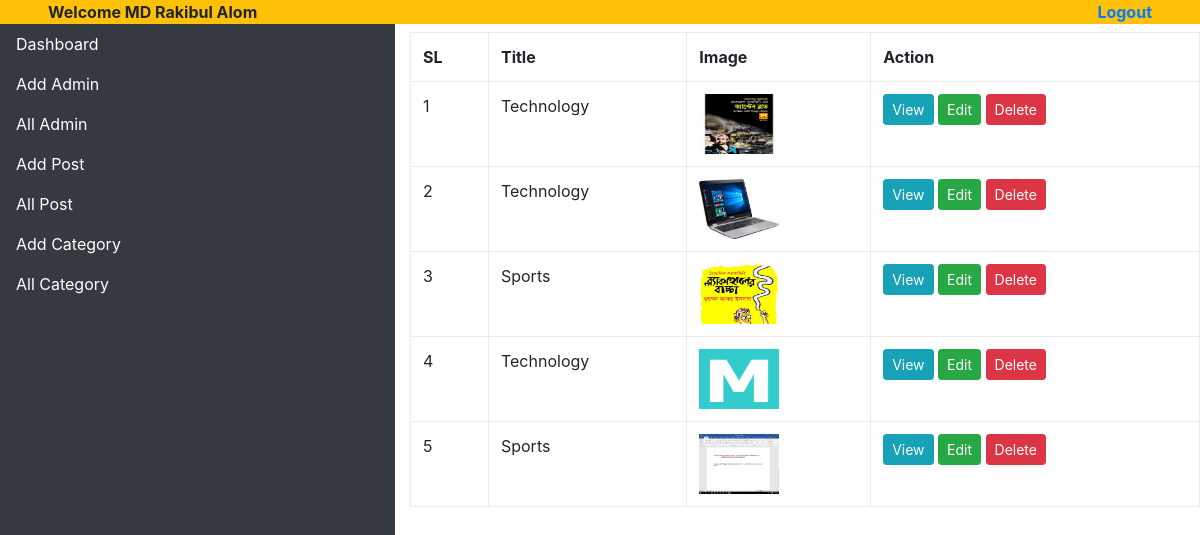
Page /adminpanel/all_post.php (signed in) on the committed database.
### tables this page shows
CREATE TABLE `post` (
  `post_id` int(11) NOT NULL,
  `post_title` varchar(255) NOT NULL,
  `cate_id` int(11) NOT NULL,
  `post_thumb` varchar(255) NOT NULL,
  `post_desc` text NOT NULL,
  `post_by` varchar(255) NOT NULL,
  `post_date` varchar(255) NOT NULL,
  `post_status` int(11) NOT NULL DEFAULT '1'
);

CREATE TABLE `categories` (
  `cate_id` int(11) NOT NULL,
  `cate_name` varchar(255) NOT NULL,
  `cate_status` varchar(4) NOT NULL
);

### adminpanel/all_post.php (the view)
<?php
	include 'library/header.php';
	include '../dbcon.php';
	$sql = "SELECT categories.cate_name, post.* FROM post INNER JOIN categories ON categories.cate_id = post.cate_id";
	$run = mysqli_query($con,$sql);
	$count = 1;
?>
			<div class="col-md-8">
			<table class="table table-bordered mt-2">
				<tr>
					<th>SL</th>
					<th>Title</th>
					<th>Image</th>
					<th>Action</th>
				</tr>
			<?php while($result = mysqli_fetch_assoc($run)) { ?>
				<tr>
					<td><?php echo $count++; ?></td>
					<td><?php echo $result['cate_name']; ?></td>
					<td><img src="../images/<?php echo $result['post_thumb']; ?>" height="60px" width="80px" alt="" /></td>
					<td>
						<a href="" class="btn btn-sm btn-info">View</a>
						<a href="editpost.php?post_id=<?php echo $result['post_id']; ?>" class="btn btn-sm btn-success">Edit</a>
						<a href="deletepost.php?post_id=<?php echo $result['post_id']; ?>" class="btn btn-sm btn-danger">Delete</a>
					</td>
				</tr>
			<?php } ?>
			</table>
			</div>
<?php include 'library/footer.php'; ?>

### rows in the picture
post: cate.cate_name "Technology", post_thumb (picture)
post: cate.cate_name "Technology", post_thumb (picture)
post: cate.cate_name "Sports", post_thumb (picture)
post: cate.cate_name "Technology", post_thumb (picture)
post: cate.cate_name "Sports", post_thumb (picture)

### other values in the picture
$_SESSION['name'] "MD Rakibul Alom"
